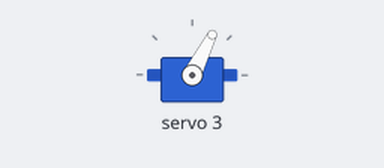
The sketch below on a simulated Arduino Uno, built with avr-gcc and run on an emulated ATmega328P. Shown: servo.

Above: at 0.05 s.
At 0.65 s:
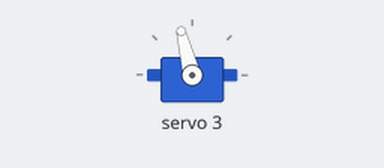
At 1.0 s:
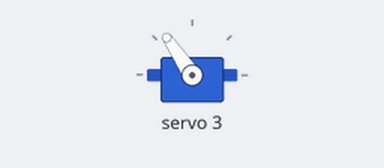
At 2.0 s:
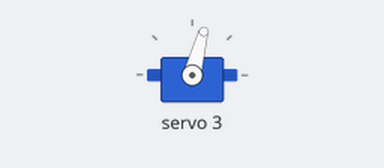
Timing chart, 0 to 5.7 s (numbered marks = the images above):
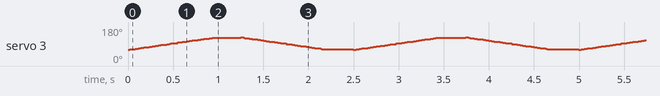

The sketch:

pca9685_elbow_sweep.ino
```cpp
// Sweeps the elbow servo (channel 3, MG995) back and forth between
// two angles you can easily tweak below. Use this to find the real
// safe range of motion for the elbow joint.

#include <Wire.h>
#include <Adafruit_PWMServoDriver.h>

Adafruit_PWMServoDriver pca = Adafruit_PWMServoDriver(); // default I2C addr 0x40

#define SERVO_MIN  102
#define SERVO_MAX  512

const int CH_ELBOW = 3;

// ---- Change these to test different ranges ----
int ANGLE_A = 60;
int ANGLE_B = 120;

int angleToTicks(int angle) {
  angle = constrain(angle, 0, 180);
  return map(angle, 0, 180, SERVO_MIN, SERVO_MAX);
}

void setup() {
  pca.begin();
  pca.setPWMFreq(50);
}

void loop() {
  sweep(CH_ELBOW, ANGLE_A, ANGLE_B);
  delay(300);
  sweep(CH_ELBOW, ANGLE_B, ANGLE_A);
  delay(300);
}

void sweep(int channel, int fromAngle, int toAngle) {
  int step = (toAngle > fromAngle) ? 1 : -1;
  for (int a = fromAngle; a != toAngle; a += step) {
    pca.setPWM(channel, 0, angleToTicks(a));
    delay(15);
  }
}
```
